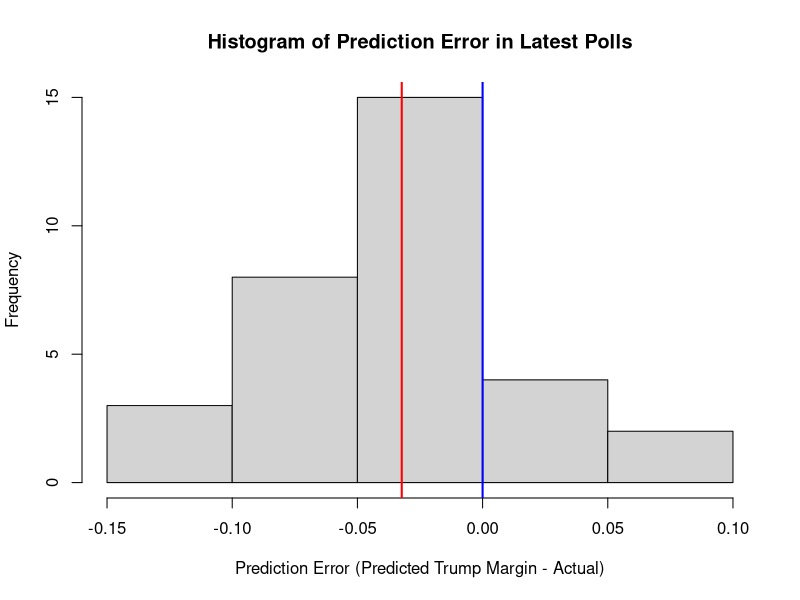

Reproduce this figure in R.
## ----include=FALSE, echo=FALSE, warning=FALSE, message=FALSE, eval=FALSE----
# 
# 
# 
# 
# library(tidyverse)
# elecresults <- read.csv("https://raw.githubusercontent.com/fivethirtyeight/election-results/refs/heads/main/election_results_presidential.csv")
# elecresults24 <- elecresults %>%
#   filter(
#     cycle == 2024,
#     stage == "general",
#     candidate_name %in% c("Donald Trump", "Kamala Harris"),
#     ballot_party %in% c("DEM", "REP"),
#     state != "Puerto Rico"
#   ) %>%
#   select(state_abbrev, state, candidate_name, percent) %>%
#   pivot_wider(
#     names_from = candidate_name,
#     values_from = percent,
#     names_sep = "_"
#   )
# elecresults24$dem_percent2024 <- elecresults24$`Kamala Harris`/100
# elecresults24$rep_percent2024 <- elecresults24$`Donald Trump`/100
# elecresults24 <- elecresults24 %>% select(-c(`Kamala Harris`, `Donald Trump`))
# ev_table <- tribble(
#     ~state_abbrev, ~ev_total,
#     "AL", 9,  "AK", 3,  "AZ", 11, "AR", 6,  "CA", 54,
#     "CO", 10, "CT", 7,  "DE", 3,  "DC", 3,  "FL", 30,
#     "GA", 16, "HI", 4,  "ID", 4,  "IL", 19, "IN", 11,
#     "IA", 6,  "KS", 6,  "KY", 8,  "LA", 8,  "ME", 2, "M1", 1, "M2", 1,
#     "MD", 10, "MA", 11, "MI", 15, "MN", 10, "MS", 6,
#     "MO", 10, "MT", 4,  "NE", 2, "N1", 1, "N2", 1, "N3", 1,  "NV", 6,  "NH", 4,
#     "NJ", 14, "NM", 5,  "NY", 28, "NC", 16, "ND", 3,
#     "OH", 17, "OK", 7,  "OR", 8,  "PA", 19, "RI", 4,
#     "SC", 9,  "SD", 3,  "TN", 11, "TX", 40, "UT", 6,
#     "VT", 3,  "VA", 13, "WA", 12, "WV", 4,  "WI", 10,
#     "WY", 3
#   ) %>%
#   distinct(state_abbrev, .keep_all = TRUE)
# 
# elecresults24 <- merge(elecresults24, ev_table, by="state_abbrev")
# 
# 
# results2020$state_abbrev <- ifelse(results2020$stateid == "NE1", "N1",
#                                    ifelse(results2020$stateid == "NE2", "N2",
#                                           ifelse(results2020$stateid == "NE3", "N3",
#                                                  ifelse(results2020$stateid == "ME2", "M2",
#                                                         ifelse(results2020$stateid == "ME1", "M1",
#                                                                as.character(results2020$stateid) )))))
# results2020$called2016 <- ifelse(results2020$margin2016 <0, "R", "D")
# results2020$called2020 <- results2020$called
# results2020$dem_percent2020 <- results2020$dem_percent
# results2020$rep_percent2020 <- results2020$rep_percent
# 
# results2020sub <- results2020 %>% select(state_abbrev, called2020,
#                                          dem_percent2020,
#                                          rep_percent2020,
#                                          called2016)
# table(results2020$called2016, results2020$called)
# elecresults24 <- merge(elecresults24, results2020sub, by="state_abbrev")
# 
# 
# elecresults24$called2024 <- ifelse(elecresults24$rep_percent2024 > elecresults24$dem_percent2024, "R","D")
# 
# write.csv(elecresults24, "data/elecresults24.csv")


## ----include=F-------------------------------------------------------
results2024 <- read.csv("data/elecresults24.csv", stringsAsFactors = T)


## ----eval=F----------------------------------------------------------
# results2024 <- read.csv("elecresults24.csv", stringsAsFactors = T)
# results2024 <- read.csv("https://raw.githubusercontent.com/ktmccabe/teachingdata/refs/heads/main/elecresults24.csv", stringsAsFactors = T)


## --------------------------------------------------------------------
sum(results2024$ev_total[results2024$called2024 == "R"])
sum(results2024$ev_total[results2024$called2024 == "D"])


## --------------------------------------------------------------------
results2024$predicted2024 <- results2024$called2020


## --------------------------------------------------------------------
mean(results2024$predicted2024 == results2024$called2024)


## --------------------------------------------------------------------
table(predicted=results2024$predicted2024, actual = results2024$called2024)


## --------------------------------------------------------------------
results2024$state[results2024$predicted2024 != results2024$called2024]


## ----warning=F, message=F, include=FALSE, echo=FALSE, eval=FALSE-----
# 
# #original
# polls24 <- read.csv("https://raw.githubusercontent.com/Lfirenzeg/msds607labs/main/president_polls.csv")
# 
# polls24sub <- polls24 %>% filter(office_type == "U.S. President")
# 
# polls24sub <- polls24sub %>%
#   filter(
#     candidate_name %in% c("Donald Trump", "Kamala Harris", "Joe Biden"),
#     party %in% c("REP", "DEM"),
#     election_date == "11/5/24",
#     state != "Puerto Rico" & state != ""
#   ) %>%
#   select(state, poll_id, candidate_name, pct, pollster, start_date,
#          election_date, question_id, sample_size, population) %>%
#   pivot_wider(
#     names_from = candidate_name,
#     values_from = pct,
#     names_sep = "_"
#   )
# 
# polls24sub <- merge(polls24sub, elecresults24, by = "state")
# polls24sub$start_date <- as.Date(polls24sub$start_date, format = "%m/%d/%y")
# polls24sub$daystoelection <- as.Date("11/5/24",  format = "%m/%d/%y") - polls24sub$start_date
# range(polls24sub$daystoelection, na.rm=T)
# polls24sub$Harris <- polls24sub$`Kamala Harris`/100
# polls24sub$Trump <- polls24sub$`Donald Trump`/100
# polls24sub$samplesize <- polls24sub$sample_size
# polls24sub$sampletype <- polls24sub$population
# polls24sub <- polls24sub %>% select(state, poll_id,Harris, Trump, pollster, daystoelection,election_date, question_id, samplesize,sampletype, colnames(elecresults24))
# 
# write.csv(polls24sub, file="polls24sub.csv")


## ----include=F, eval=F-----------------------------------------------
# polls24swing <- read.csv("data/silver24.csv")
# polls24all <- read.csv("polls24sub.csv")
# polls24allsub <- subset(polls24all, daystoelection < 200)
# polls24allsub$X <- 1:nrow(polls24allsub)
# polls24swing <- polls24swing %>% select(names(polls24swing)[names(polls24swing) %in% names(polls24allsub) ])
# varnams <- names(polls24allsub)[names(polls24allsub) %in% names(polls24swing)]
# polls24allsub <- polls24allsub %>% select(varnams)
# 
# polls24bothsources <- rbind(polls24swing, polls24allsub)
# polls24bothsources <- subset(polls24bothsources, is.na(Harris) == F)
# write.csv(polls24bothsources, "data/polls24bothsources.csv")
# 


## ----eval=F----------------------------------------------------------
# polls24 <- read.csv("polls24bothsources.csv")
# polls24 <- read.csv("https://raw.githubusercontent.com/ktmccabe/teachingdata/refs/heads/main/polls24bothsources.csv")


## ----include=F-------------------------------------------------------
polls24 <- read.csv("data/polls24bothsources.csv")



## --------------------------------------------------------------------
polls24$pollmargin24 <- polls24$Trump - polls24$Harris
polls24$resultmargin24 <- polls24$rep_percent2024 - polls24$dem_percent2024


## --------------------------------------------------------------------
## Iteration vector
states <- unique(polls24$state)
states


## --------------------------------------------------------------------
## Subset to just Arizona
states[1]

subdata <- subset(polls24, state == states[1])

## Further subset to the "latest polls"
subdata <- subset(subdata, daystoelection < 15 | 
                      daystoelection == min(subdata$daystoelection) )


## --------------------------------------------------------------------
## Find the margin for the actual result
result.marginAZ <- mean(subdata$resultmargin24)
result.marginAZ
## Find the margin for our prediction
polls.marginAZ <- mean(subdata$pollmargin24)
polls.marginAZ
## Allocate votes for Biden according to the margin
trumpvotesAZ <- ifelse(mean(subdata$pollmargin24) > 0, 
                            unique(subdata$ev_total), 0)
trumpvotesAZ


## --------------------------------------------------------------------
## Iteration vector
states <- unique(polls24$state)

## Container vectors
polls.margin24 <- result.margin24 <- trumpvotes_pred <- trumpvotes_act <- 
  rep(NA, length(states))

names(polls.margin24) <- names(result.margin24) <- 
  names(trumpvotes_pred) <- names(trumpvotes_act)  <-as.character(unique(states))


## --------------------------------------------------------------------
## Loop
for(i in 1:length(states)){
  subdata <- subset(polls24, state == states[i] )
  subdata <- subset(subdata, daystoelection < 15 | 
                      daystoelection == min(subdata$daystoelection) )
  result.margin24[i] <- mean(subdata$resultmargin24)
  polls.margin24[i] <- mean(subdata$pollmargin24)
  trumpvotes_pred[i] <- ifelse(mean(subdata$pollmargin24) > 0, 
                            unique(subdata$ev_total), 0)
  trumpvotes_act[i] <- ifelse(mean(subdata$resultmargin24) > 0, 
                            unique(subdata$ev_total), 0)
 }
sum(trumpvotes_pred) # predicted
sum(trumpvotes_act) # predicted



## --------------------------------------------------------------------
## Subset only states without polling data for Harris
elecresults_noncomp <- subset(results2024, (! state %in% states))

## predicted EV
trumpvotes_lesscomp_pred <- ifelse(elecresults_noncomp$called2020 == "R", elecresults_noncomp$ev_total, 0) 
names(trumpvotes_lesscomp_pred) <- elecresults_noncomp$state

## actual EV
trumpvotes_lesscomp_result <- ifelse(elecresults_noncomp$called2024 == "R", elecresults_noncomp$ev_total, 0) 
names(trumpvotes_lesscomp_result) <- elecresults_noncomp$state



# predicted Trump votes from less competitive states vs. actual
sum(trumpvotes_lesscomp_pred) 
sum(trumpvotes_lesscomp_result) 


## --------------------------------------------------------------------
predictedEV <- c(trumpvotes_lesscomp_pred,trumpvotes_pred)
sum(predictedEV)
actualEV <- c(trumpvotes_lesscomp_result, trumpvotes_act)
sum(actualEV)


## --------------------------------------------------------------------
## Calculate Bias (Predicted Trump - True Trump)
predictionerror <- polls.margin24 -result.margin24 
bias <- mean(predictionerror)
bias

## Root Mean Squared Error
sqrt(mean((predictionerror)^2))


## --------------------------------------------------------------------
## Histogram of Prediction Errors to Show Bias
hist(predictionerror, 
     xlab = "Prediction Error (Predicted Trump Margin - Actual)",
     main = "Histogram of Prediction Error in Latest Polls")
abline(v=mean(predictionerror), col="red",lwd=2)
abline(v=0, col="blue", lwd=2)


## --------------------------------------------------------------------
actualwins <- ifelse(trumpvotes_act > 0, "Trump Won", "Harris Won")
predictedwins <- ifelse(trumpvotes_pred > 0, "Trump Won", "Harris Won")


## --------------------------------------------------------------------
table(predictedwins, actualwins)


## --------------------------------------------------------------------
actualwins[actualwins != predictedwins]
trumpvotes_act[actualwins != predictedwins]

